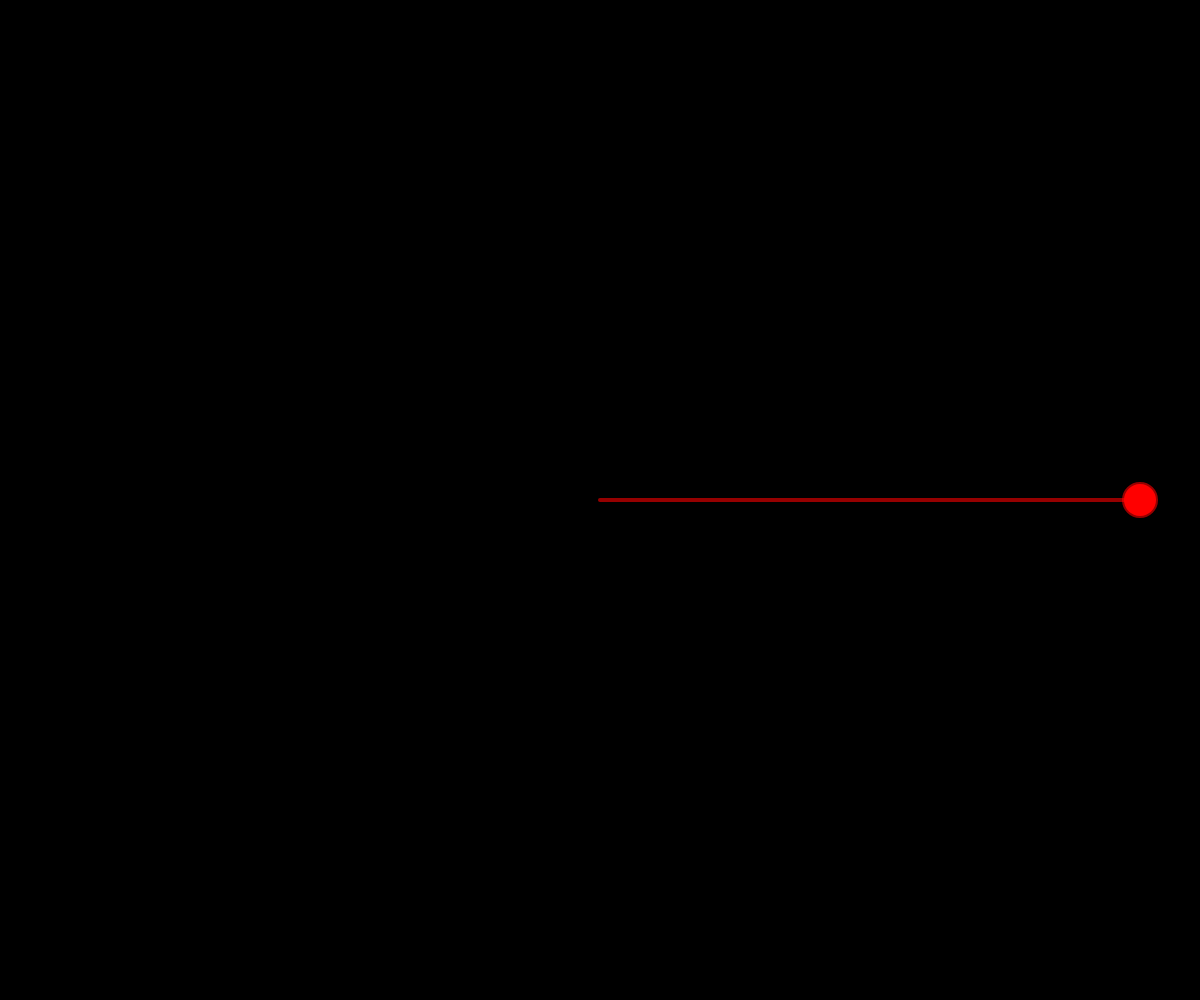
Frame 1 (no input)
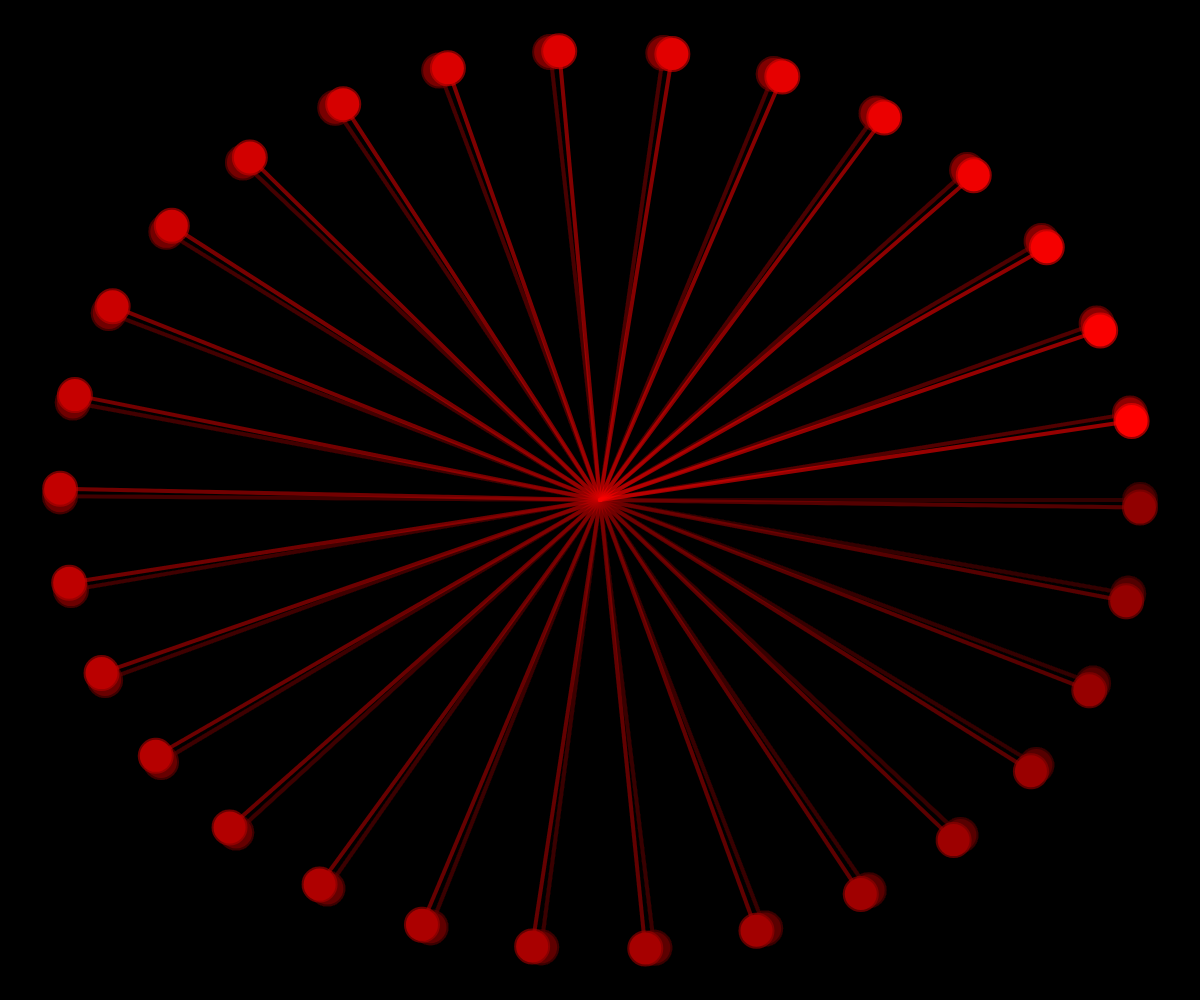
Frame 60 (no input)
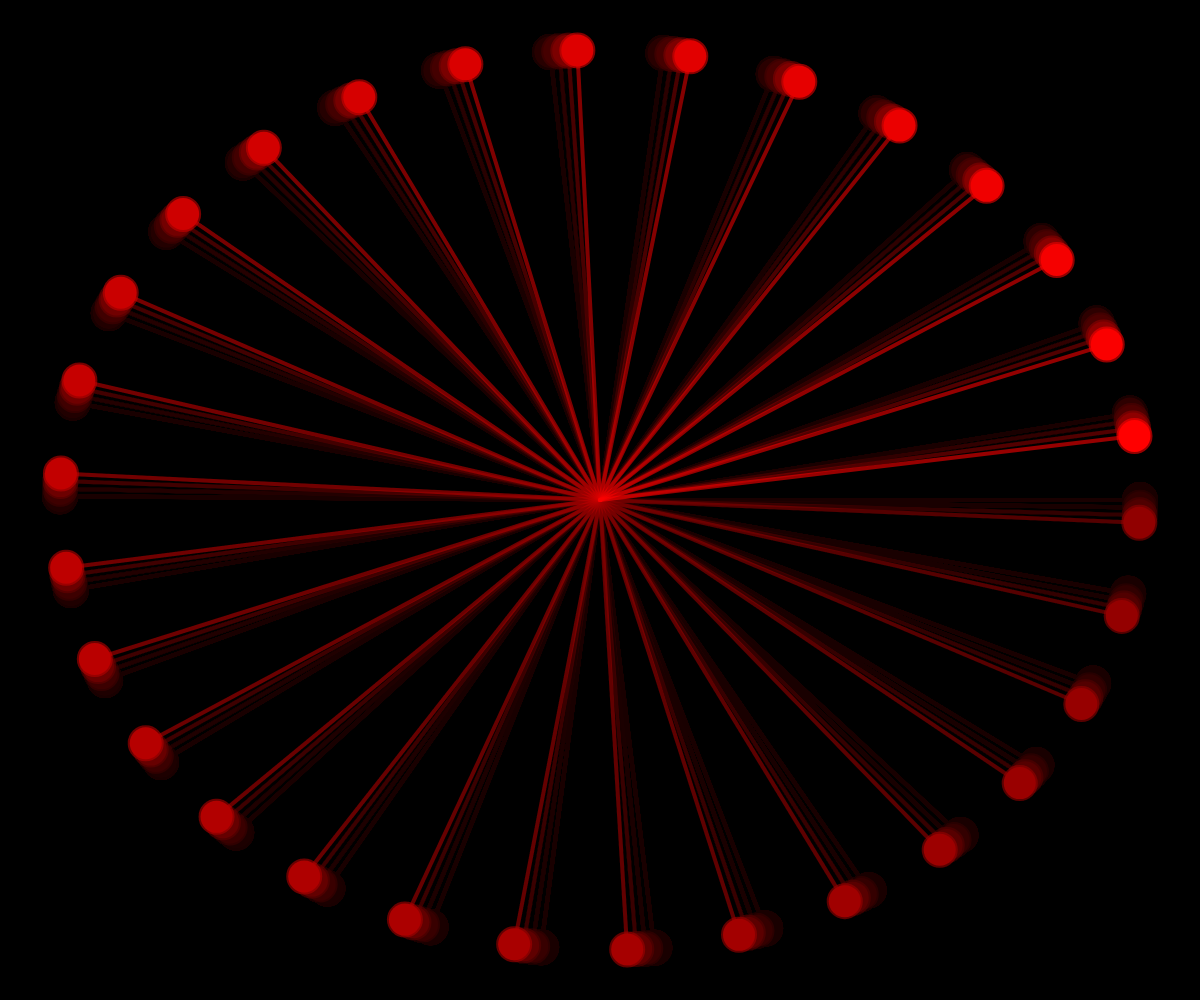
Frame 120 (the mouse pressed at the canvas centre since frame 60)

The p5.js sketch that drew these frames (run headless with seeded random() and noise() and a simulated clock; from frame 60 on, the mouse is pressed at the canvas centre):

// p5.js sketch
// ── sketch.js


let angle1 = 0;
let angle2 = 0;
let angleV1 = 0.21;
let angleV2 = 0.21;

function setup() {
  createCanvas(windowWidth, windowHeight);
  background(0);
}

function draw() {
  background(0, 5);
  translate(width / 2, height / 2);
  fill(255, 0, 0, 255);
  stroke(255, 0, 0, 150);
  let ampx = (0.9 * width) / 2;
  let ampy = (0.9 * height) / 2;
  let x = map(cos(angle1), -1, 1, -ampx, ampx);
  let y = map(sin(angle2), -1, 1, -ampy, ampy);
  strokeWeight(4);
  line(0, 0, x, y);
  circle(x, y, 32);
  angle1 += angleV1;
  angle2 += angleV2;
}
